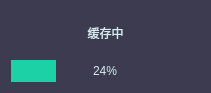
<?xml version="1.0" encoding="UTF-8"?>
<ui version="4.0">
 <class>STip</class>
 <widget class="QWidget" name="STip">
  <property name="geometry">
   <rect>
    <x>0</x>
    <y>0</y>
    <width>211</width>
    <height>93</height>
   </rect>
  </property>
  <property name="windowTitle">
   <string>Form</string>
  </property>
  <property name="styleSheet">
   <string notr="true">color: rgb(214,236,240);
background-color: rgb(61,59,79);</string>
  </property>
  <layout class="QVBoxLayout" name="verticalLayout">
   <item>
    <widget class="QLabel" name="label">
     <property name="text">
      <string>缓存中</string>
     </property>
     <property name="alignment">
      <set>Qt::AlignCenter</set>
     </property>
    </widget>
   </item>
   <item>
    <widget class="QProgressBar" name="num">
     <property name="styleSheet">
      <string notr="true">QProgressBar{
	background-color: rgb(61,59,79);
	color: rgb(214,236,240);
	border:none;
}

QProgressBar::chunk{
	background-color: #1bd1a5;
}</string>
     </property>
     <property name="value">
      <number>24</number>
     </property>
     <property name="alignment">
      <set>Qt::AlignCenter</set>
     </property>
     <property name="orientation">
      <enum>Qt::Horizontal</enum>
     </property>
    </widget>
   </item>
  </layout>
 </widget>
 <resources/>
 <connections/>
</ui>
